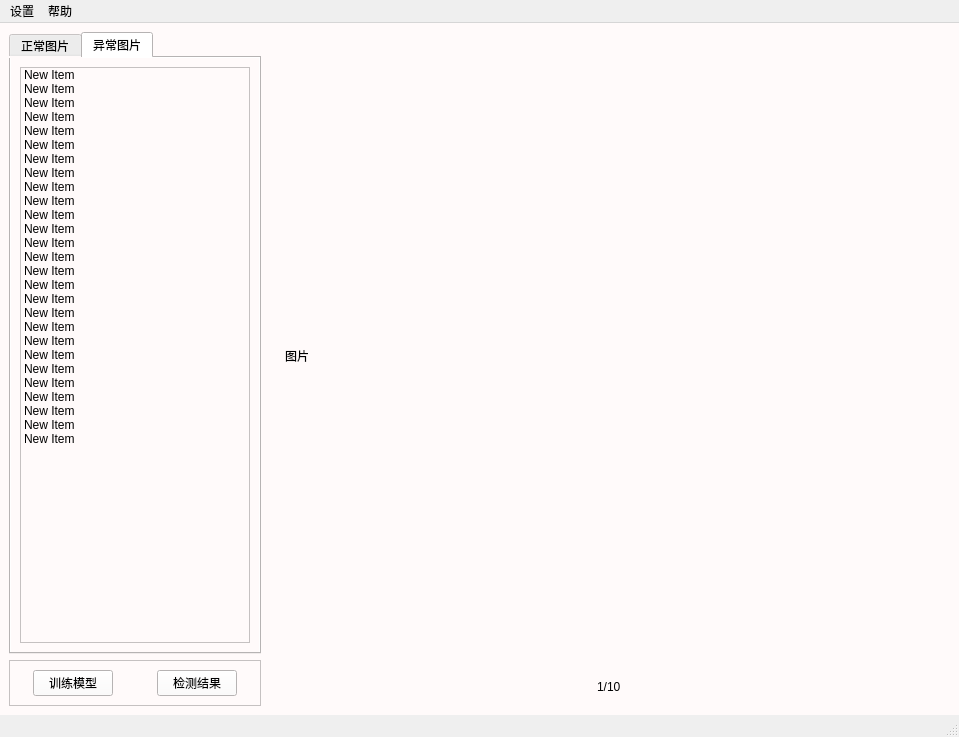
<?xml version="1.0" encoding="UTF-8"?>
<ui version="4.0">
 <class>MainWindow</class>
 <widget class="QMainWindow" name="MainWindow">
  <property name="geometry">
   <rect>
    <x>0</x>
    <y>0</y>
    <width>959</width>
    <height>737</height>
   </rect>
  </property>
  <property name="windowTitle">
   <string>MainWindow</string>
  </property>
  <property name="styleSheet">
   <string notr="true">
  
</string>
  </property>
  <widget class="QWidget" name="centralwidget">
   <property name="styleSheet">
    <string notr="true">background-color:snow;
</string>
   </property>
   <layout class="QGridLayout" name="gridLayout_4">
    <item row="0" column="0">
     <layout class="QGridLayout" name="gridLayout_3" columnstretch="27,73">
      <item row="0" column="0">
       <layout class="QVBoxLayout" name="verticalLayout">
        <item>
         <widget class="QTabWidget" name="tabWidget">
          <property name="currentIndex">
           <number>1</number>
          </property>
          <widget class="QWidget" name="tab">
           <attribute name="title">
            <string>正常图片</string>
           </attribute>
           <layout class="QVBoxLayout" name="verticalLayout_2">
            <item>
             <widget class="QListWidget" name="listWidget_nor">
              <property name="styleSheet">
               <string notr="true">
QScrollBar:vertical
{
    width:8px;
    background:rgba(0,0,0,0%);
    margin:0px,0px,0px,0px;
    padding-top:9px;  
    padding-bottom:9px;
}
QScrollBar::handle:vertical
{
    width:8px;
    background:rgba(0,0,0,25%);
    border-radius:4px;  
    min-height:20;
}
QScrollBar::handle:vertical:hover
{
    width:8px;
    background:rgba(0,0,0,50%); 
    border-radius:4px;
    min-height:20;
}
QScrollBar::add-line:vertical   
{
    height:9px;width:8px;
   
    subcontrol-position:bottom;
}
QScrollBar::sub-line:vertical   
{
    height:9px;width:8px;
   
    subcontrol-position:top;
}
QScrollBar::add-line:vertical:hover  
{
    height:9px;width:8px;
   
    subcontrol-position:bottom;
}
QScrollBar::sub-line:vertical:hover  
{
    height:9px;width:8px;
    border-image:url(:/images/a/2.png);
    subcontrol-position:top;
}
QScrollBar::add-page:vertical,QScrollBar::sub-page:vertical   
{
    background:rgba(0,0,0,10%);
    border-radius:4px;
}</string>
              </property>
              <item>
               <property name="text">
                <string>New Item</string>
               </property>
              </item>
              <item>
               <property name="text">
                <string>New Item</string>
               </property>
              </item>
              <item>
               <property name="text">
                <string>New Item</string>
               </property>
              </item>
              <item>
               <property name="text">
                <string>New Item</string>
               </property>
              </item>
              <item>
               <property name="text">
                <string>New Item</string>
               </property>
              </item>
              <item>
               <property name="text">
                <string>New Item</string>
               </property>
              </item>
              <item>
               <property name="text">
                <string>New Item</string>
               </property>
              </item>
              <item>
               <property name="text">
                <string>New Item</string>
               </property>
              </item>
              <item>
               <property name="text">
                <string>New Item</string>
               </property>
              </item>
              <item>
               <property name="text">
                <string>New Item</string>
               </property>
              </item>
              <item>
               <property name="text">
                <string>New Item</string>
               </property>
              </item>
              <item>
               <property name="text">
                <string>New Item</string>
               </property>
              </item>
              <item>
               <property name="text">
                <string>New Item</string>
               </property>
              </item>
              <item>
               <property name="text">
                <string>New Item</string>
               </property>
              </item>
              <item>
               <property name="text">
                <string>New Item</string>
               </property>
              </item>
              <item>
               <property name="text">
                <string>New Item</string>
               </property>
              </item>
              <item>
               <property name="text">
                <string>New Item</string>
               </property>
              </item>
              <item>
               <property name="text">
                <string>New Item</string>
               </property>
              </item>
              <item>
               <property name="text">
                <string>New Item</string>
               </property>
              </item>
              <item>
               <property name="text">
                <string>New Item</string>
               </property>
              </item>
              <item>
               <property name="text">
                <string>New Item</string>
               </property>
              </item>
              <item>
               <property name="text">
                <string>New Item</string>
               </property>
              </item>
              <item>
               <property name="text">
                <string>New Item</string>
               </property>
              </item>
              <item>
               <property name="text">
                <string>New Item</string>
               </property>
              </item>
              <item>
               <property name="text">
                <string>New Item</string>
               </property>
              </item>
              <item>
               <property name="text">
                <string>New Item</string>
               </property>
              </item>
              <item>
               <property name="text">
                <string>New Item</string>
               </property>
              </item>
              <item>
               <property name="text">
                <string>New Item</string>
               </property>
              </item>
              <item>
               <property name="text">
                <string>New Item</string>
               </property>
              </item>
             </widget>
            </item>
           </layout>
          </widget>
          <widget class="QWidget" name="tab_2">
           <attribute name="title">
            <string>异常图片</string>
           </attribute>
           <layout class="QVBoxLayout" name="verticalLayout_3">
            <item>
             <widget class="QListWidget" name="listWidget_abn">
              <property name="styleSheet">
               <string notr="true">
QScrollBar:vertical
{
    width:8px;
    background:rgba(0,0,0,0%);
    margin:0px,0px,0px,0px;
    padding-top:9px;  
    padding-bottom:9px;
}
QScrollBar::handle:vertical
{
    width:8px;
    background:rgba(0,0,0,25%);
    border-radius:4px;  
    min-height:20;
}
QScrollBar::handle:vertical:hover
{
    width:8px;
    background:rgba(0,0,0,50%); 
    border-radius:4px;
    min-height:20;
}
QScrollBar::add-line:vertical   
{
    height:9px;width:8px;
   
    subcontrol-position:bottom;
}
QScrollBar::sub-line:vertical   
{
    height:9px;width:8px;
   
    subcontrol-position:top;
}
QScrollBar::add-line:vertical:hover  
{
    height:9px;width:8px;
   
    subcontrol-position:bottom;
}
QScrollBar::sub-line:vertical:hover  
{
    height:9px;width:8px;
    border-image:url(:/images/a/2.png);
    subcontrol-position:top;
}
QScrollBar::add-page:vertical,QScrollBar::sub-page:vertical   
{
    background:rgba(0,0,0,10%);
    border-radius:4px;
}</string>
              </property>
              <item>
               <property name="text">
                <string>New Item</string>
               </property>
              </item>
              <item>
               <property name="text">
                <string>New Item</string>
               </property>
              </item>
              <item>
               <property name="text">
                <string>New Item</string>
               </property>
              </item>
              <item>
               <property name="text">
                <string>New Item</string>
               </property>
              </item>
              <item>
               <property name="text">
                <string>New Item</string>
               </property>
              </item>
              <item>
               <property name="text">
                <string>New Item</string>
               </property>
              </item>
              <item>
               <property name="text">
                <string>New Item</string>
               </property>
              </item>
              <item>
               <property name="text">
                <string>New Item</string>
               </property>
              </item>
              <item>
               <property name="text">
                <string>New Item</string>
               </property>
              </item>
              <item>
               <property name="text">
                <string>New Item</string>
               </property>
              </item>
              <item>
               <property name="text">
                <string>New Item</string>
               </property>
              </item>
              <item>
               <property name="text">
                <string>New Item</string>
               </property>
              </item>
              <item>
               <property name="text">
                <string>New Item</string>
               </property>
              </item>
              <item>
               <property name="text">
                <string>New Item</string>
               </property>
              </item>
              <item>
               <property name="text">
                <string>New Item</string>
               </property>
              </item>
              <item>
               <property name="text">
                <string>New Item</string>
               </property>
              </item>
              <item>
               <property name="text">
                <string>New Item</string>
               </property>
              </item>
              <item>
               <property name="text">
                <string>New Item</string>
               </property>
              </item>
              <item>
               <property name="text">
                <string>New Item</string>
               </property>
              </item>
              <item>
               <property name="text">
                <string>New Item</string>
               </property>
              </item>
              <item>
               <property name="text">
                <string>New Item</string>
               </property>
              </item>
              <item>
               <property name="text">
                <string>New Item</string>
               </property>
              </item>
              <item>
               <property name="text">
                <string>New Item</string>
               </property>
              </item>
              <item>
               <property name="text">
                <string>New Item</string>
               </property>
              </item>
              <item>
               <property name="text">
                <string>New Item</string>
               </property>
              </item>
              <item>
               <property name="text">
                <string>New Item</string>
               </property>
              </item>
              <item>
               <property name="text">
                <string>New Item</string>
               </property>
              </item>
             </widget>
            </item>
           </layout>
          </widget>
         </widget>
        </item>
        <item>
         <widget class="QFrame" name="frame_3">
          <property name="styleSheet">
           <string notr="true"/>
          </property>
          <property name="frameShape">
           <enum>QFrame::StyledPanel</enum>
          </property>
          <property name="frameShadow">
           <enum>QFrame::Raised</enum>
          </property>
          <layout class="QHBoxLayout" name="horizontalLayout_2">
           <item>
            <spacer name="horizontalSpacer_9">
             <property name="orientation">
              <enum>Qt::Horizontal</enum>
             </property>
             <property name="sizeHint" stdset="0">
              <size>
               <width>40</width>
               <height>20</height>
              </size>
             </property>
            </spacer>
           </item>
           <item>
            <widget class="QPushButton" name="btn_modelInfo_1">
             <property name="text">
              <string>训练模型</string>
             </property>
            </widget>
           </item>
           <item>
            <spacer name="horizontalSpacer_6">
             <property name="orientation">
              <enum>Qt::Horizontal</enum>
             </property>
             <property name="sizeHint" stdset="0">
              <size>
               <width>63</width>
               <height>20</height>
              </size>
             </property>
            </spacer>
           </item>
           <item>
            <widget class="QPushButton" name="btn_testResult_1">
             <property name="text">
              <string>检测结果</string>
             </property>
            </widget>
           </item>
           <item>
            <spacer name="horizontalSpacer_10">
             <property name="orientation">
              <enum>Qt::Horizontal</enum>
             </property>
             <property name="sizeHint" stdset="0">
              <size>
               <width>40</width>
               <height>20</height>
              </size>
             </property>
            </spacer>
           </item>
          </layout>
         </widget>
        </item>
       </layout>
      </item>
      <item row="0" column="1">
       <widget class="QFrame" name="frame">
        <property name="styleSheet">
         <string notr="true">background-color:snow;
 background: -webkit-radial-gradient(center, circle, #f0f0f0, #74a9ad);
    background: -moz-radial-gradient(center, circle, #f0f0f0, #74a9ad);
    background: -ms-radial-gradient(center, circle, #f0f0f0, #74a9ad);
    background: -o-radial-gradient(center, circle, #f0f0f0, #74a9ad);
   
</string>
        </property>
        <property name="frameShape">
         <enum>QFrame::NoFrame</enum>
        </property>
        <property name="frameShadow">
         <enum>QFrame::Raised</enum>
        </property>
        <layout class="QGridLayout" name="gridLayout_2">
         <item row="0" column="0">
          <widget class="QScrollArea" name="scrollArea">
           <property name="frameShape">
            <enum>QFrame::NoFrame</enum>
           </property>
           <property name="frameShadow">
            <enum>QFrame::Plain</enum>
           </property>
           <property name="widgetResizable">
            <bool>true</bool>
           </property>
           <widget class="QWidget" name="scrollAreaWidgetContents">
            <property name="geometry">
             <rect>
              <x>0</x>
              <y>0</y>
              <width>655</width>
              <height>611</height>
             </rect>
            </property>
            <layout class="QGridLayout" name="gridLayout">
             <item row="0" column="0">
              <widget class="QLabel" name="label_img">
               <property name="sizePolicy">
                <sizepolicy hsizetype="Expanding" vsizetype="Expanding">
                 <horstretch>0</horstretch>
                 <verstretch>0</verstretch>
                </sizepolicy>
               </property>
               <property name="styleSheet">
                <string notr="true">box-shadow: 0 0 5px #000; </string>
               </property>
               <property name="text">
                <string>图片</string>
               </property>
              </widget>
             </item>
            </layout>
           </widget>
          </widget>
         </item>
         <item row="1" column="0">
          <layout class="QHBoxLayout" name="horizontalLayout_3">
           <item>
            <spacer name="horizontalSpacer_4">
             <property name="orientation">
              <enum>Qt::Horizontal</enum>
             </property>
             <property name="sizeHint" stdset="0">
              <size>
               <width>40</width>
               <height>20</height>
              </size>
             </property>
            </spacer>
           </item>
           <item>
            <widget class="QLabel" name="label_showNum">
             <property name="text">
              <string>1/10</string>
             </property>
            </widget>
           </item>
           <item>
            <spacer name="horizontalSpacer">
             <property name="orientation">
              <enum>Qt::Horizontal</enum>
             </property>
             <property name="sizeHint" stdset="0">
              <size>
               <width>40</width>
               <height>20</height>
              </size>
             </property>
            </spacer>
           </item>
          </layout>
         </item>
        </layout>
       </widget>
      </item>
     </layout>
    </item>
   </layout>
  </widget>
  <widget class="QMenuBar" name="menubar">
   <property name="geometry">
    <rect>
     <x>0</x>
     <y>0</y>
     <width>959</width>
     <height>26</height>
    </rect>
   </property>
   <widget class="QMenu" name="menu">
    <property name="title">
     <string>设置</string>
    </property>
    <addaction name="action_trainModel"/>
    <addaction name="action_testPic"/>
    <addaction name="action_showModel"/>
   </widget>
   <widget class="QMenu" name="menu_2">
    <property name="title">
     <string>帮助</string>
    </property>
    <addaction name="action_help"/>
    <addaction name="action_version"/>
    <addaction name="action_about"/>
   </widget>
   <addaction name="menu"/>
   <addaction name="menu_2"/>
  </widget>
  <widget class="QStatusBar" name="statusbar"/>
  <action name="action_trainModel">
   <property name="text">
    <string>训练模型</string>
   </property>
  </action>
  <action name="action_testPic">
   <property name="text">
    <string>测试图片</string>
   </property>
  </action>
  <action name="action_showModel">
   <property name="text">
    <string>查看模型</string>
   </property>
  </action>
  <action name="action_about">
   <property name="text">
    <string>关于</string>
   </property>
  </action>
  <action name="action_version">
   <property name="text">
    <string>版本信息</string>
   </property>
  </action>
  <action name="action_help">
   <property name="text">
    <string>操作帮助</string>
   </property>
  </action>
 </widget>
 <resources/>
 <connections/>
</ui>
